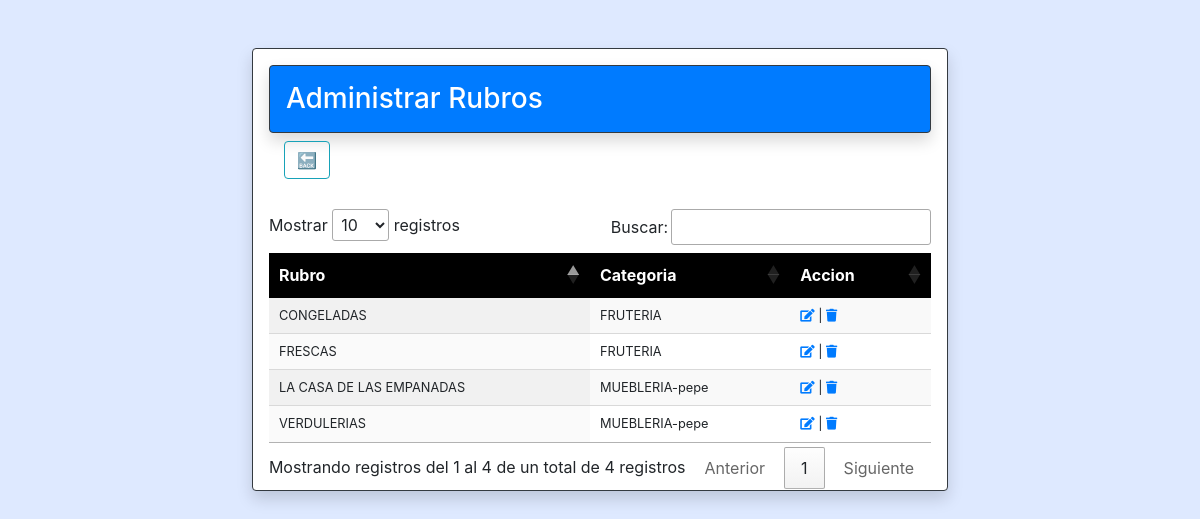
The page /CamaraComercio/Back/rubros/administrar.php on the database its author committed.
### tables this page shows
CREATE TABLE `subrubro` (
  `id` int(11) NOT NULL,
  `id_rubro` int(11) NOT NULL,
  `nombre` varchar(200) NOT NULL
);

CREATE TABLE `rubro` (
  `id` int(11) NOT NULL,
  `nombre` varchar(200) NOT NULL,
  `imagen` varchar(254) NOT NULL
);

### CamaraComercio/Back/rubros/administrar.php (the view, shortened to what this page needs)
<!DOCTYPE html>
<html lang="en">
<head>
    <link rel="stylesheet" href="https://stackpath.bootstrapcdn.com/bootstrap/4.5.2/css/bootstrap.min.css">
    <link rel="stylesheet" type="text/css" href="//cdn.datatables.net/1.10.12/css/jquery.dataTables.css">
  <link rel="stylesheet" href="https://cdnjs.cloudflare.com/ajax/libs/font-awesome/5.15.2/css/all.min.css">
</head>
<body>
    <div class="container" >
        <div class="row mt-5 d-flex justify-content-center">
            <div class="card w-40 border border-dark shadow p-3 mb-5 bg-white rounded">
                <h3 class="card-header text-white border border-dark shadow p-3 mb-2 rounded bg-primary">Administrar Rubros</h3>
                <div class="col-2">
                    <a href="../index.php" style="width:200" class="btn btn-outline-info mb-3">&#128281</a>
                </div>
                <table id="tabla" class="display" width="100%" cellspacing="0" >
                    <thead>
                        <tr style="color:white; background:black" >
                            <th>Rubro</th>
                            <th>Categoria </th>
                            <th>Accion</th>
                        </tr>
                    </thead>
                    <?php
                        $conn = conn();
                        $query = mysqli_query($conn, "SELECT subrubro.id, subrubro.id_rubro, subrubro.nombre AS subnombre, rubro.nombre FROM subrubro  INNER JOIN rubro ON subrubro.id_rubro=rubro.id ORDER BY subrubro.nombre ASC");
                        while($fila = mysqli_fetch_assoc($query)){
                            echo " <tr style='font-size:0.8em'>";
                            echo "<td>";
                            echo $fila['subnombre'];
                            echo "</td>";
                            echo "<td>";
                            echo $fila['nombre'];
                            echo "</td>";
                            $hola=$fila['id'];
                            $control= "*+-890p?¨:;ºª|<<>>^*¨{}[]+";
                            $control_delete= "*+-00088>>^*¨{}8rty432@#¢∞¬";
                            $encriptar=$hola . $control;
                            $encriptar_delete=$hola . $control_delete;
                            $ver = base64_encode($encriptar);
                            $ver_delete = base64_encode($encriptar_delete);
                            echo "<td>" ."<a href='editar.php?id=" .$ver. "'" .">". '<i class="fas fa-edit"></i>
                            ' . "</a>". " | " ."<a href='delete.php?id=" .$ver_delete. "'" .">". '<i class="fas fa-trash"></i>
                            ' . "</a>". "</td>";
                            echo "</tr>";
                        }
                    ?>
                </table>
            </div>
        </div>
    </div>
</body>
</html>

### CamaraComercio/Back/rubros/administrar.php (style rules this page uses)
body { background-color: #dee9ff; }

### rows shown on the page
subrubro: nombre "CONGELADAS", id_rubro.nombre "FRUTERIA"
subrubro: nombre "FRESCAS", id_rubro.nombre "FRUTERIA"
subrubro: nombre "LA CASA DE LAS EMPANADAS", id_rubro.nombre "MUEBLERIA-pepe"
subrubro: nombre "VERDULERIAS", id_rubro.nombre "MUEBLERIA-pepe"
